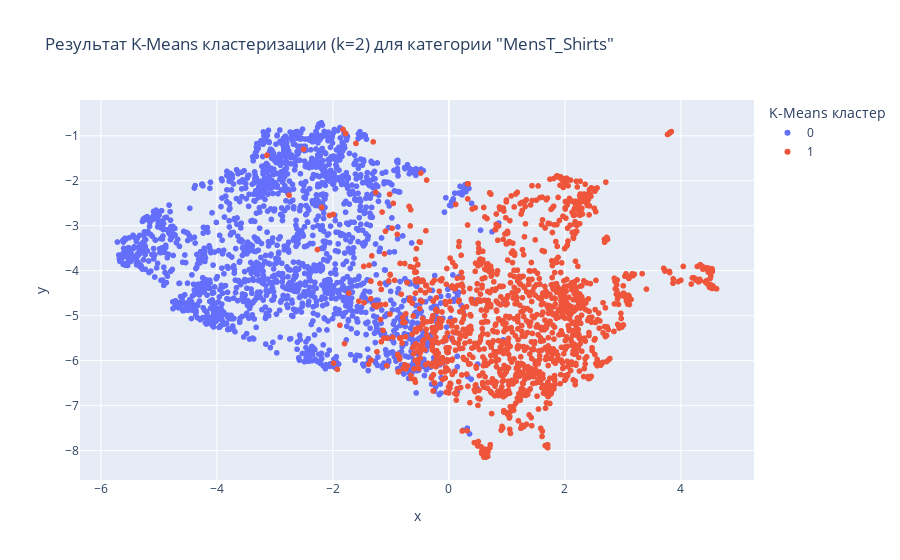
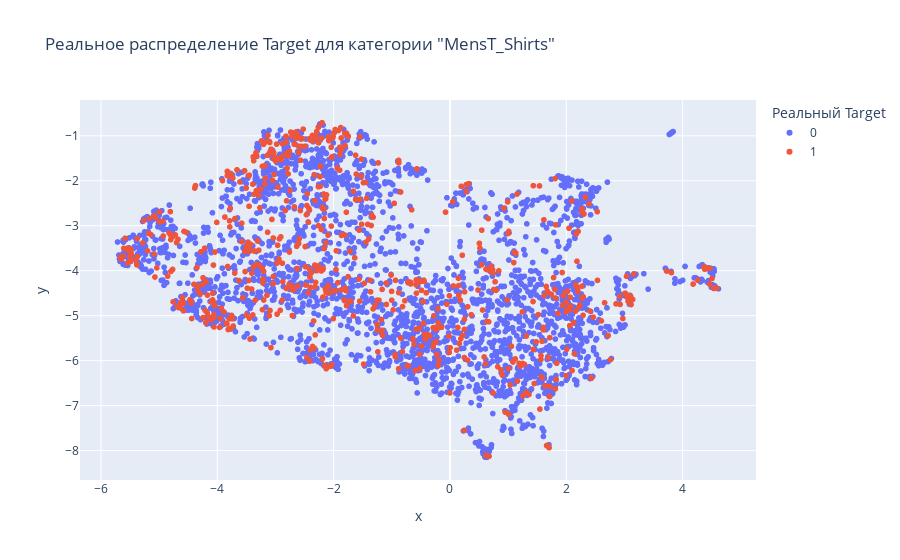

The notebook cell saved with these charts, in order:
### Code cell
print("\nСнижаем размерность до 2D для визуального сравнения...")
reducer = umap.UMAP(n_components=2, random_state=42)
embeddings_2d = reducer.fit_transform(X_embeddings)

df_vis = pd.DataFrame(embeddings_2d, columns=['x', 'y'])
df_vis['K-Means кластер'] = df_filtered['image_cluster'].astype(str).values
df_vis['Реальный Target'] = df_filtered['target'].astype(str).values
df_vis['product_name'] = df_filtered['product_name'].values


fig1 = px.scatter(
    df_vis, x='x', y='y', color='K-Means кластер',
    hover_data=['product_name'],
    title=f'Результат K-Means кластеризации (k=2) для категории "{top_2nd_category}"'
)
fig1.show()


fig2 = px.scatter(
    df_vis, x='x', y='y', color='Реальный Target',
    hover_data=['product_name'],
    title=f'Реальное распределение Target для категории "{top_2nd_category}"'
)
fig2.show()

### Figure 1 — Plotly figure (JSON) as saved in the notebook; plotly's stock layout.template omitted (floating-point values rounded to 4 significant figures; data arrays with more than 128 entries replaced by an {"elided": "..."} marker saying what was removed)
{"data": [{"customdata": {"elided": "1904x1 str values"}, "hovertemplate": "K-Means кластер=0<br>x=%{x}<br>y=%{y}<br>product_name=%{customdata[0]}<extra></extra>", "legendgroup": "0", "marker": {"color": "#636efa", "symbol": "circle"}, "mode": "markers", "name": "0", "showlegend": true, "type": "scattergl", "x": {"elided": "1904 float values"}, "xaxis": "x", "y": {"elided": "1904 float values"}, "yaxis": "y"}, {"customdata": {"elided": "1469x1 str values"}, "hovertemplate": "K-Means кластер=1<br>x=%{x}<br>y=%{y}<br>product_name=%{customdata[0]}<extra></extra>", "legendgroup": "1", "marker": {"color": "#EF553B", "symbol": "circle"}, "mode": "markers", "name": "1", "showlegend": true, "type": "scattergl", "x": {"elided": "1469 float values"}, "xaxis": "x", "y": {"elided": "1469 float values"}, "yaxis": "y"}], "layout": {"legend": {"title": {"text": "K-Means кластер"}, "tracegroupgap": 0}, "title": {"text": "Результат K-Means кластеризации (k=2) для категории \"MensT_Shirts\""}, "xaxis": {"anchor": "y", "domain": [0, 1], "title": {"text": "x"}}, "yaxis": {"anchor": "x", "domain": [0, 1], "title": {"text": "y"}}}}

### Figure 2 — Plotly figure (JSON) as saved in the notebook; plotly's stock layout.template omitted (floating-point values rounded to 4 significant figures; data arrays with more than 128 entries replaced by an {"elided": "..."} marker saying what was removed)
{"data": [{"customdata": {"elided": "2698x1 str values"}, "hovertemplate": "Реальный Target=0<br>x=%{x}<br>y=%{y}<br>product_name=%{customdata[0]}<extra></extra>", "legendgroup": "0", "marker": {"color": "#636efa", "symbol": "circle"}, "mode": "markers", "name": "0", "showlegend": true, "type": "scattergl", "x": {"elided": "2698 float values"}, "xaxis": "x", "y": {"elided": "2698 float values"}, "yaxis": "y"}, {"customdata": {"elided": "675x1 str values"}, "hovertemplate": "Реальный Target=1<br>x=%{x}<br>y=%{y}<br>product_name=%{customdata[0]}<extra></extra>", "legendgroup": "1", "marker": {"color": "#EF553B", "symbol": "circle"}, "mode": "markers", "name": "1", "showlegend": true, "type": "scattergl", "x": {"elided": "675 float values"}, "xaxis": "x", "y": {"elided": "675 float values"}, "yaxis": "y"}], "layout": {"legend": {"title": {"text": "Реальный Target"}, "tracegroupgap": 0}, "title": {"text": "Реальное распределение Target для категории \"MensT_Shirts\""}, "xaxis": {"anchor": "y", "domain": [0, 1], "title": {"text": "x"}}, "yaxis": {"anchor": "x", "domain": [0, 1], "title": {"text": "y"}}}}
